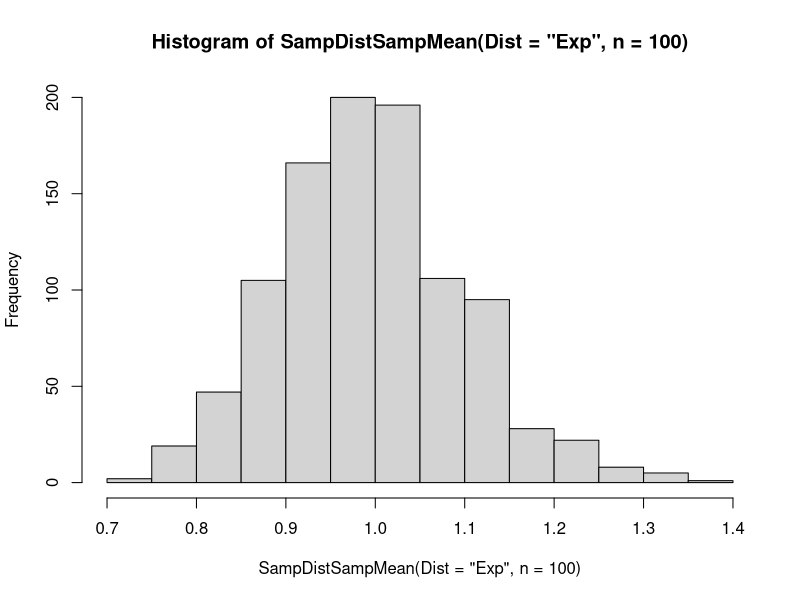

This chart was generated by the following R code:

SampDistSampMean = function(n = 100, simulations = 1000, Dist = "Norm", mean = 0, sd = 1)
{
  xbar_holder = numeric(simulations)
  TheSample = numeric(n)
  
  for(i in 1:simulations)     # for loop to make "simulation" number of xbars
  {
    if(Dist == "Norm") TheSample = rnorm(n,mean,sd)
    if(Dist == "Uni")  TheSample = runif(n)
    if(Dist == "Exp") TheSample = rexp(n)
    
    sampMean = mean(TheSample)  
    
    xbar_holder[i]= sampMean
    
  }
  return(xbar_holder)   # we want to return the "simulation" number of xbars. 
}

hist(SampDistSampMean(Dist = "Exp",n = 100))

